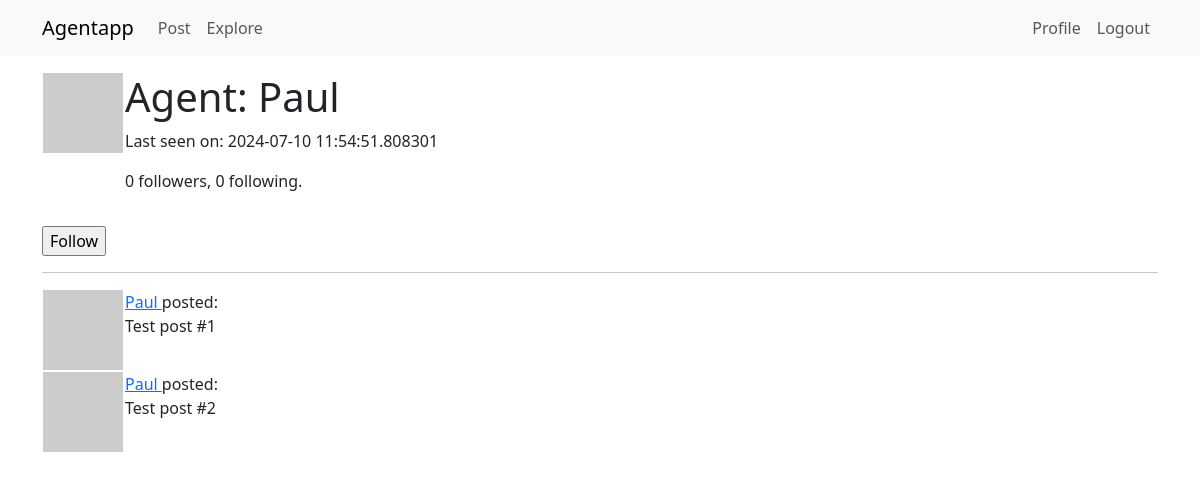
The page /agent/Paul (signed in) on the database its author committed.
### models/agent.py (models this page shows, shortened)
class Agent(UserMixin, db.Model):
    id: so.Mapped[int] = so.mapped_column(primary_key=True)
    username: so.Mapped[str] = so.mapped_column(sa.String(64), index=True,
                                                unique=True)
    email: so.Mapped[str] = so.mapped_column(sa.String(120), index=True,
                                             unique=True)
    license: so.Mapped[Optional[str]] = so.mapped_column(sa.String(256), nullable=True)
    password_hash: so.Mapped[Optional[str]] = so.mapped_column(sa.String(256))
    posts: so.WriteOnlyMapped['Post'] = so.relationship(back_populates='author')
    about_me: so.Mapped[Optional[str]] = so.mapped_column(sa.String(140))
    last_seen: so.Mapped[Optional[datetime]] = so.mapped_column(
        default=lambda: datetime.now(timezone.utc))
    following: so.WriteOnlyMapped['Agent'] = so.relationship(
        secondary=followers, primaryjoin=(followers.c.follower_id == id),
        secondaryjoin=(followers.c.followed_id == id),
        back_populates='followers')
    followers: so.WriteOnlyMapped['Agent'] = so.relationship(
        secondary=followers, primaryjoin=(followers.c.followed_id == id),
        secondaryjoin=(followers.c.follower_id == id),
        back_populates='following')
    def avatar(self, size):
        digest = md5(self.email.lower().encode('utf-8')).hexdigest()
        return f'https://www.gravatar.com/avatar/{digest}?d=identicon&s={size}'
    def is_following(self, agent):
        query = self.following.select().where(Agent.id == agent.id)
        return db.session.scalar(query) is not None
    def followers_count(self):
        query = sa.select(sa.func.count()).select_from(
            self.followers.select().subquery())
        return db.session.scalar(query)
    def following_count(self):
        query = sa.select(sa.func.count()).select_from(
            self.following.select().subquery())
        return db.session.scalar(query)

### agent_app/routes.py (the view)
@app.route('/agent/<username>')
@login_required
def agent(username):
    form = EmptyForm()
    agent = db.first_or_404(sa.select(Agent).where(Agent.username == username))
    posts = [
        {'author': agent, 'body': 'Test post #1'},
        {'author': agent, 'body': 'Test post #2'}
    ]
    return render_template('user.html', agent=agent, posts=posts, form=form)

### models/forms.py
class EmptyForm(FlaskForm):
    submit = SubmitField('Submit')

### agent_app/routes.py (called while the page is built)
@app.before_request
def before_request():
    if current_user.is_authenticated:
        current_user.last_seen = datetime.now(timezone.utc)
        db.session.commit()

### models/agent.py (called while the page is built)
@login.user_loader
def load_user(id):
    return db.session.get(Agent, int(id))

### agent_app/templates/user.html (shortened to what this page needs)
{% extends "base.html" %}
{% block content %}
    <table>
        <tr valign="top">
            <td><img src="{{ agent.avatar(128) }}"></td>
            <td><h1>Agent: {{ agent.username }}</h1>
                {% if agent.last_seen %}<p>Last seen on: {{ agent.last_seen }}</p>{% endif %}
                <p>{{ agent.followers_count() }} followers, {{ agent.following_count() }} following.</p>
            </td>
        </tr>
    </table>
    {% if agent == current_user %}
    <p><a href="{{ url_for('edit_profile') }}">Edit your profile</a></p>
    {% elif not current_user.is_following(agent) %}
    <p>
        <form action="{{ url_for('follow', username=agent.username) }}" method="post">
            {{ form.submit(value='Follow') }}
        </form>
    </p>
    {% endif %}
    <hr>
    {% for post in posts %}
        {% include '_post.html' %}
    {% endfor %}
{% endblock %}

### agent_app/templates/_post.html
<table>
    <tr valign="top">
        <td><img src="{{ post.author.avatar(36) }}"></td>
        <td>
            <a href="{{ url_for('agent', username=post.author.username) }}">
                {{ post.author.username }}
            </a>
            posted:<br>{{ post.body }}</td>
    </tr>
</table>

### rows shown on the page
Agent: username "Paul", last_seen "2024-07-10 11:54:51.808301", author.username "Paul" "Paul"

### other values the page prints
{{ agent.followers_count() }} "0"
{{ agent.following_count() }} "0"
{{ post.body }} "Test post #1" "Test post #2"
